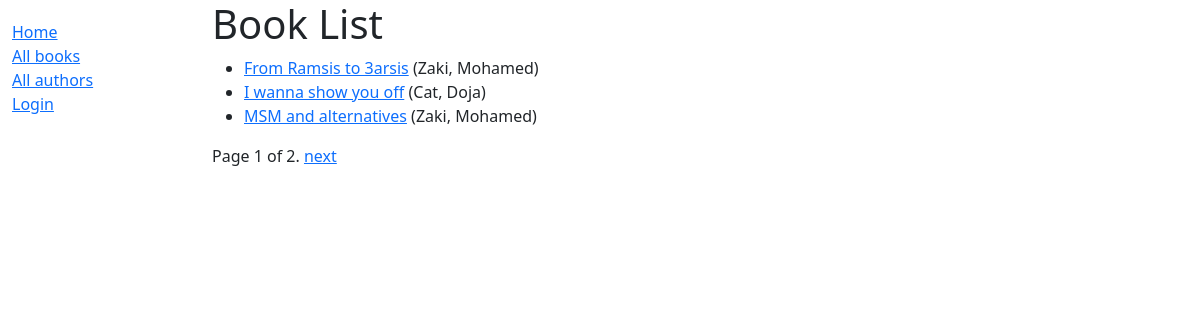
/catalog/books/, run on the app's committed database.
### catalog/models.py (models this page shows, shortened)
class Book(models.Model):
    title = models.CharField(max_length=200)
    author = models.ForeignKey('Author', on_delete=models.RESTRICT, null=True)
    summary = models.TextField(
        max_length=1000, help_text="Enter a brief description of the book")
    isbn = models.CharField('ISBN', max_length=13,
                            unique=True,
                            help_text='13 Character <a href="https://www.isbn-international.org/content/what-isbn'
                                      '">ISBN number</a>')
    genre = models.ManyToManyField(
        Genre, help_text="Select a genre for this book")
    def get_absolute_url(self):
        return reverse('book-detail', args=[str(self.id)])
    def display_genre(self):
        """Create a string for the Genre. This is required to display genre in Admin."""
        return ', '.join(genre.name for genre in self.genre.all()[:3])
    display_genre.short_description = "Genre"

class Author(models.Model):
    first_name = models.CharField(max_length=100)
    last_name = models.CharField(max_length=100)
    date_of_birth = models.DateField(null=True, blank=True)
    date_of_death = models.DateField('Died', null=True, blank=True)
    class Meta:
        ordering = ['last_name', 'first_name']
    def __str__(self):
        return f'{self.last_name}, {self.first_name}'

### catalog/views.py (the view)
# urls.py: path('books/', views.BookListView.as_view(), name='books'),
class BookListView(generic.ListView):
    model = Book
    def get_context_data(self, **kwargs):
        context = super(BookListView, self).get_context_data(**kwargs)
        context['book_list'] = Book.objects.all()
        return context
    template_name="book_list.html"
    paginate_by = 2

### catalog/templates/book_list.html
{% extends "base_generic.html" %}
{% block content %}
  <h1>Book List</h1>
  {% if book_list %}
    <ul>
      {% for book in book_list %}
      <li>
        <a href="{{ book.get_absolute_url }}">{{ book.title }}</a>
        ({{book.author}})
      </li>
      {% endfor %}
    </ul>
  {% else %}
    <p>There are no books in the library.</p>
  {% endif %}
{% endblock %}

### data on the page
Book: title "From Ramsis to 3arsis", author "Zaki, Mohamed"
Book: title "I wanna show you off", author "Cat, Doja"
Book: title "MSM and alternatives", author "Zaki, Mohamed"

### other printed values
{{ page_obj.number }} "1"
{{ page_obj.paginator.num_pages }} "2"
